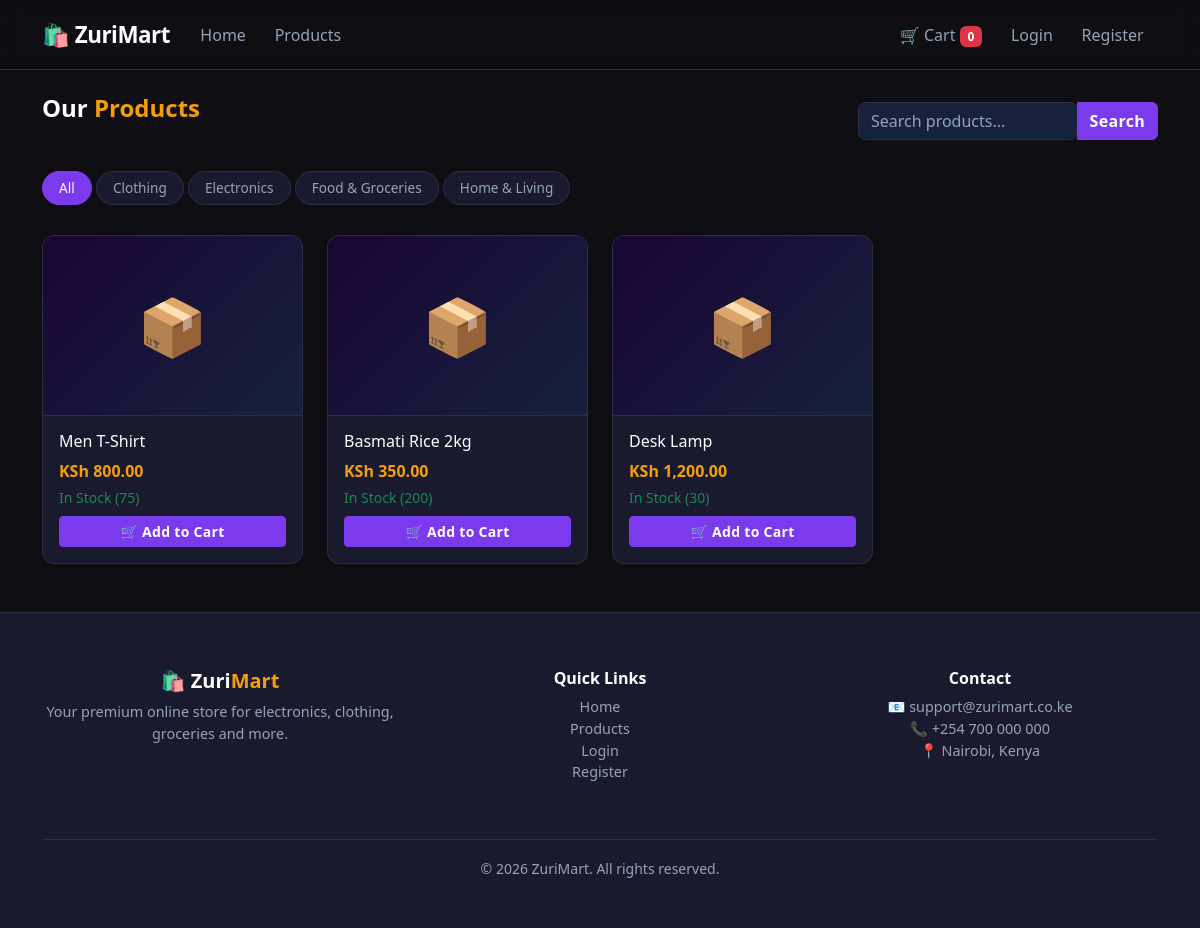
The page /Week5/pages/products.php on the database its author committed.
### tables this page shows
CREATE TABLE `categories` (
  `id` int(11) NOT NULL AUTO_INCREMENT,
  `name` varchar(100) NOT NULL,
  `description` text DEFAULT NULL,
  `created_at` timestamp NOT NULL DEFAULT current_timestamp(),
  PRIMARY KEY (`id`)
);

CREATE TABLE `products` (
  `id` int(11) NOT NULL AUTO_INCREMENT,
  `category_id` int(11) NOT NULL,
  `name` varchar(150) NOT NULL,
  `description` text DEFAULT NULL,
  `price` decimal(10,2) NOT NULL,
  `stock` int(11) DEFAULT 0,
  `image` varchar(255) DEFAULT NULL,
  `created_at` timestamp NOT NULL DEFAULT current_timestamp(),
  PRIMARY KEY (`id`),
  KEY `category_id` (`category_id`),
  CONSTRAINT `products_ibfk_1` FOREIGN KEY (`category_id`) REFERENCES `categories` (`id`)
);

### Week5/pages/products.php (the view, shortened to what this page needs)
<?php
require_once '../includes/header.php';
require_once '../includes/navbar.php';
$categoryId = isset($_GET['category']) ? (int)$_GET['category'] : 0;
$catResult = mysqli_query($conn, "SELECT * FROM categories ORDER BY name ASC");
if ($categoryId > 0) {
    $stmt = mysqli_prepare($conn,
        "SELECT * FROM products WHERE category_id = ? ORDER BY created_at DESC"
    );
    mysqli_stmt_bind_param($stmt, "i", $categoryId);
    mysqli_stmt_execute($stmt);
    $products = mysqli_stmt_get_result($stmt);
} else {
    $products = mysqli_query($conn,
        "SELECT * FROM products ORDER BY created_at DESC"
    );
}
?>
<div class="container mt-4">
  <div class="d-flex justify-content-between align-items-center mb-4">
    <h4 class="section-title">Our <span>Products</span></h4>
    <div class="input-group" style="width: 300px;">
      <input type="text" class="form-control" id="searchInput"
             placeholder="Search products...">
      <button class="btn btn-primary" onclick="searchProducts()">Search</button>
    </div>
  </div>
  <div class="mb-4">
    <a href="products.php"
       class="filter-btn <?= $categoryId === 0 ? 'active' : '' ?>">
      All
    </a>
    <?php while ($cat = mysqli_fetch_assoc($catResult)): ?>
      <a href="products.php?category=<?= $cat['id'] ?>"
         class="filter-btn <?= $categoryId === $cat['id'] ? 'active' : '' ?>">
        <?= htmlspecialchars($cat['name']) ?>
      </a>
    <?php endwhile; ?>
  </div>
  <div class="row g-4" id="productGrid">
    <?php
    $count = mysqli_num_rows($products);
    if ($count === 0): ?>
      <div class="col-12">
        <div class="alert alert-info">No products found in this category.</div>
      </div>
    <?php else: ?>
      <?php while ($product = mysqli_fetch_assoc($products)): ?>
        <div class="col-6 col-md-3 product-item">
          <div class="card h-100 shadow-sm product-card">
            <?php if (!empty($product['image']) && file_exists('../uploads/' . $product['image'])): ?>
              <img src="../uploads/<?= htmlspecialchars($product['image']) ?>"
                   class="card-img-top"
                   alt="<?= htmlspecialchars($product['name']) ?>">
            <?php else: ?>
              <div class="product-img-placeholder">📦</div>
            <?php endif; ?>
            <div class="card-body d-flex flex-column">
              <h6 class="card-title"><?= htmlspecialchars($product['name']) ?></h6>
              <p class="product-price mb-1">
                KSh <?= number_format($product['price'], 2) ?>
              </p>
              <?php if ($product['stock'] > 0): ?>
                <small class="text-success mb-2">In Stock (<?= $product['stock'] ?>)</small>
              <?php else: ?>
                <small class="text-danger mb-2">Out of Stock</small>
              <?php endif; ?>
              <button class="btn btn-primary btn-sm w-100 mt-auto"
                      <?= $product['stock'] === 0 ? 'disabled' : '' ?>>
                🛒 Add to Cart
              </button>
            </div>
          </div>
        </div>
      <?php endwhile; ?>
    <?php endif; ?>
  </div>
</div>
<?php require_once '../includes/footer.php'; ?>

### Week5/includes/header.php (shortened to what this page needs)
<!DOCTYPE html>
<html lang="en">
<head>
    <link href="https://cdn.jsdelivr.net/npm/bootstrap@5.3.0/dist/css/bootstrap.min.css" rel="stylesheet">
    <link href="/shop/assets/css/style.css" rel="stylesheet">
</head>
<body>

### Week5/includes/navbar.php (shortened to what this page needs)
<nav class="navbar navbar-expand-md navbar-dark bg-dark">
    <div class="container">
        <a class="navbar-brand" href="/shop/index.php">🛍️ ZuriMart</a>
        <div class="collapse navbar-collapse" id="navMenu">
            <ul class="navbar-nav me-auto">
                <li class="nav-item">
                    <a class="nav-link" href="/shop/index.php">Home</a>
                </li>
                <li class="nav-item">
                    <a class="nav-link" href="/shop/pages/products.php">Products</a>
                </li>
            </ul>
            <ul class="navbar-nav ms-auto">
                <li class="nav-item">
                    <a class="nav-link" href="/shop/pages/cart.php">
                        🛒 Cart <span class="badge bg-danger">0</span>
                    </a>
                </li>
                <li class="nav-item">
                    <a class="nav-link" href="/shop/login.php">Login</a>
                </li>
                <li class="nav-item">
                    <a class="nav-link" href="/shop/register.php">Register</a>
                </li>
            </ul>
        </div>
    </div>
</nav>

### Week5/includes/footer.php (shortened to what this page needs)
<footer class="mt-5">
  <div class="container">
    <div class="row py-4">
      <div class="col-md-4 mb-3">
        <h5 style="font-weight: 800; color: white;">
          🛍️ Zuri<span style="color: #f59e0b;">Mart</span>
        </h5>
        <p style="color: #94a3b8; font-size: 0.9rem;">
          Your premium online store for electronics, clothing, groceries and more.
        </p>
      </div>
      <div class="col-md-4 mb-3">
        <h6 style="color: white; font-weight: 600;">Quick Links</h6>
        <ul class="list-unstyled" style="color: #94a3b8; font-size: 0.9rem;">
          <li><a href="/shop/index.php" style="color: #94a3b8; text-decoration: none;">Home</a></li>
          <li><a href="/shop/pages/products.php" style="color: #94a3b8; text-decoration: none;">Products</a></li>
          <li><a href="/shop/login.php" style="color: #94a3b8; text-decoration: none;">Login</a></li>
          <li><a href="/shop/register.php" style="color: #94a3b8; text-decoration: none;">Register</a></li>
        </ul>
      </div>
      <div class="col-md-4 mb-3">
        <h6 style="color: white; font-weight: 600;">Contact</h6>
        <p style="color: #94a3b8; font-size: 0.9rem;">
          📧 support@zurimart.co.ke<br>
          📞 +254 700 000 000<br>
          📍 Nairobi, Kenya
        </p>
      </div>
    </div>
    <div style="border-top: 1px solid #2d2d44; padding: 1rem 0; text-align: center;">
      <small style="color: #94a3b8;">
        &copy; <?= date('Y') ?> ZuriMart. All rights reserved.
      </small>
    </div>
  </div>
</footer>
</body>
</html>
</body>
</html>

### Week2/assets/css/style.css (style rules this page uses)
:root { --primary: #7c3aed; --primary-dark:#5b21b6; --accent: #f59e0b; --bg-dark: #0f0f13; --bg-card: #1a1a2e; --bg-surface: #16213e; --text-primary:#ffffff; --text-muted: #94a3b8; --border: #2d2d44; }
body { background-color: var(--bg-dark); color: var(--text-primary); font-family: 'Segoe UI', system-ui, sans-serif; }
.navbar { background: rgba(15, 15, 19, 0.95) !important; backdrop-filter: blur(10px); border-bottom: 1px solid var(--border); padding: 0.8rem 1rem; }
.navbar-brand { font-size: 1.4rem; font-weight: 700; color: var(--text-primary) !important; letter-spacing: -0.5px; }
.nav-link { color: var(--text-muted) !important; font-weight: 500; transition: color 0.2s; padding: 0.5rem 0.9rem !important; }
.btn-primary { background: var(--primary) !important; border-color: var(--primary) !important; font-weight: 600; letter-spacing: 0.3px; }
.section-title { font-size: 1.5rem; font-weight: 700; color: var(--text-primary); margin-bottom: 1.5rem; }
.section-title span { color: var(--accent); }
.card { background: var(--bg-card) !important; border: 1px solid var(--border) !important; color: var(--text-primary) !important; border-radius: 12px !important; }
.product-card { transition: transform 0.25s ease, box-shadow 0.25s ease; overflow: hidden; }
.product-img-placeholder { height: 180px; background: linear-gradient(135deg, #1a0533, #16213e); display: flex; align-items: center; justify-content: center; font-size: 3.5rem; border-bottom: 1px solid var(--border); }
.product-price { color: var(--accent) !important; font-weight: 700; font-size: 1rem; }
.filter-btn { border: 1px solid var(--border); background: var(--bg-card); color: var(--text-muted); border-radius: 20px; padding: 0.35rem 1rem; font-size: 0.85rem; transition: all 0.2s; text-decoration: none; display: inline-block; margin-bottom: 0.4rem; }
.filter-btn:hover, .filter-btn.active { background: var(--primary); border-color: var(--primary); color: white; }
.form-control { background: var(--bg-surface) !important; border: 1px solid var(--border) !important; color: var(--text-primary) !important; border-radius: 8px !important; }
.form-control::placeholder { color: var(--text-muted) !important; }
footer, .footer { background: var(--bg-card) !important; border-top: 1px solid var(--border); color: var(--text-muted); padding: 2rem 0; text-align: center; }

### rows shown on the page
categories: name "Clothing"
categories: name "Electronics"
categories: name "Food & Groceries"
categories: name "Home & Living"
products: name "Men T-Shirt", price "800.00", stock "75"
products: name "Basmati Rice 2kg", price "350.00", stock "200"
products: name "Desk Lamp", price "1,200.00", stock "30"
